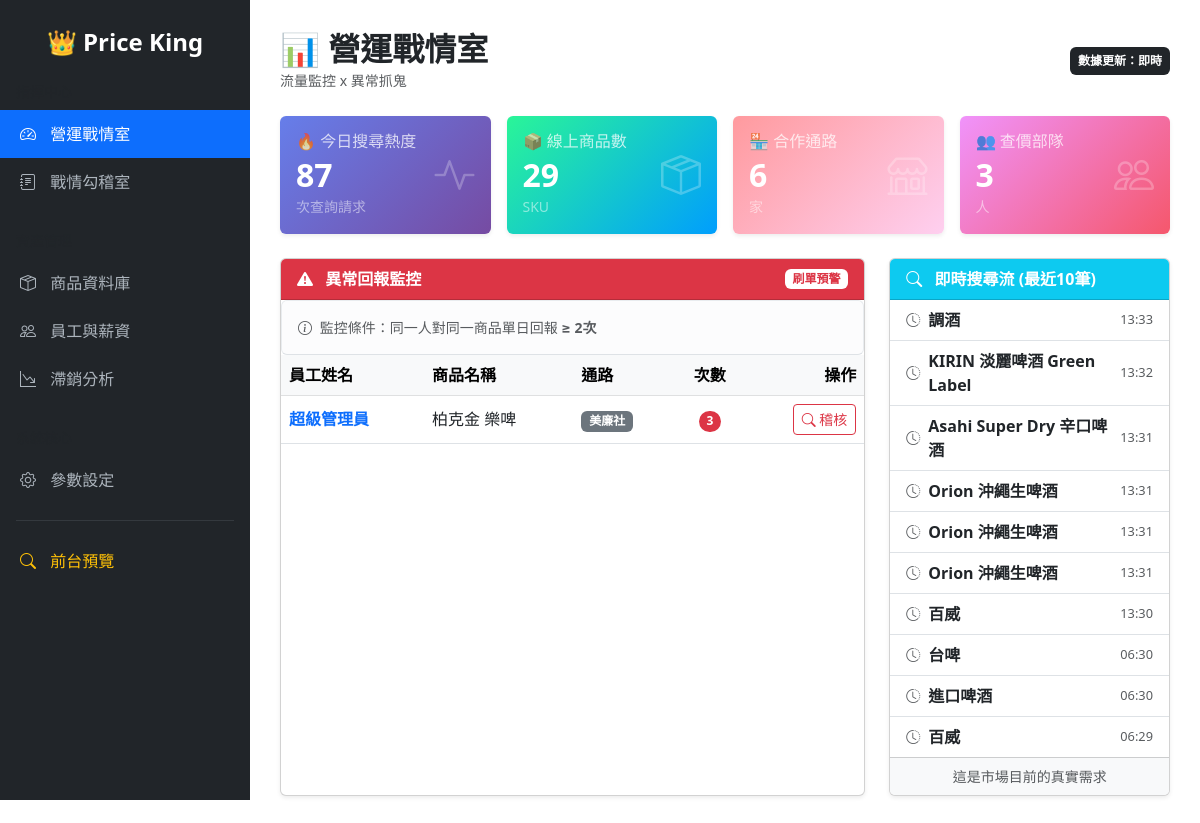
Screenshot of /admin/dashboard (signed in) with the database file from the repository.
### tables this page shows
CREATE TABLE search_logs (
            id INTEGER PRIMARY KEY AUTOINCREMENT,
            line_id TEXT,
            keyword TEXT,
            category_filter TEXT,
            result_count INTEGER DEFAULT 0,
            search_source TEXT DEFAULT 'typing',
            gps_lat REAL,
            gps_lng REAL,
            log_time TIMESTAMP DEFAULT CURRENT_TIMESTAMP
        );

### app.py (the view)
@app.route('/admin/dashboard')
def admin_dashboard():
    if not is_admin_logged_in(): return redirect(url_for('admin_login'))
    conn = get_db(); cur = conn.cursor()
    data = {}
    try: cur.execute("SELECT COUNT(*) FROM search_logs WHERE date(log_time, '+8 hours') = date('now', '+8 hours')"); data['today_search'] = cur.fetchone()[0]
    except: data['today_search'] = 0
    try: cur.execute("SELECT COUNT(*) FROM products WHERE status = 1"); data['product_count'] = cur.fetchone()[0]
    except: data['product_count'] = 0
    try: cur.execute("SELECT COUNT(*) FROM chains WHERE status = 1"); data['store_count'] = cur.fetchone()[0]
    except: data['store_count'] = 0
    try: cur.execute("SELECT COUNT(*) FROM staff WHERE status = 1"); data['staff_count'] = cur.fetchone()[0]
    except: data['staff_count'] = 0
    abnormal_query = """
        SELECT s.name as staff_name, p.name as product_name, c.name as chain_name, COUNT(*) as cnt
        FROM price_logs l
        JOIN staff s ON l.staff_line_id = s.line_id
        JOIN products p ON l.product_id = p.id
        JOIN chains c ON l.chain_id = c.id
        WHERE date(l.log_time, '+8 hours') = date('now', '+8 hours')
        GROUP BY l.staff_line_id, l.product_id
        HAVING cnt >= 2
        ORDER BY cnt DESC LIMIT 10
    """
    try:
        cur.execute(abnormal_query)
        abnormal_list = [dict(r) for r in cur.fetchall()]
    except: abnormal_list = []
    try:
        cur.execute("SELECT keyword, log_time FROM search_logs ORDER BY log_time DESC LIMIT 10")
        recent_searches = [dict(r) for r in cur.fetchall()]
    except: recent_searches = []
    conn.close()
    return render_template('admin/dashboard.html', data=data, abnormal_list=abnormal_list, recent_searches=recent_searches)

### app.py (called while the page is built)
def get_db():
    conn = database.get_db_connection()
    conn.row_factory = sqlite3.Row
    return conn

def is_admin_logged_in(): return session.get('admin_logged_in')

### database.py (called while the page is built)
def get_db_connection():
    if config.DATABASE_URL:
        conn = psycopg2.connect(config.DATABASE_URL, cursor_factory=RealDictCursor)
        return conn
    else:
        import sqlite3
        BASE_DIR = os.path.dirname(os.path.abspath(__file__))
        DB_PATH = os.path.join(BASE_DIR, "database.db")
        conn = sqlite3.connect(DB_PATH)
        conn.row_factory = sqlite3.Row
        return SQLiteConnectionWrapper(conn)

    def execute(self, sql, params=None):
        if params is not None:
            sql = sql.replace('%s', '?')
            return self.cursor.execute(sql, params)
        return self.cursor.execute(sql)

    def fetchone(self):
        return self.cursor.fetchone()

    def fetchall(self):
        return self.cursor.fetchall()

    def cursor(self):
        return SQLiteCursorWrapper(self.conn.cursor())

    def close(self):
        self.conn.close()

### templates/admin/dashboard.html (shortened to what this page needs)
{% extends "admin/base.html" %}
{% block content %}
<div class="d-flex justify-content-between align-items-center mb-4">
    <div>
        <h2 class="mb-0 fw-bold">📊 營運戰情室</h2>
        <small class="text-muted">流量監控 x 異常抓鬼</small>
    </div>
    <div class="text-end">
        <span class="badge bg-dark p-2">數據更新：即時</span>
    </div>
</div>
<div class="row g-3 mb-4">
    <div class="col-md-3">
        <div class="card border-0 shadow-sm h-100" style="background: linear-gradient(135deg, #667eea 0%, #764ba2 100%); color: white;">
            <div class="card-body">
                <div class="d-flex justify-content-between align-items-center">
                    <div>
                        <h6 class="mb-1 opacity-75">🔥 今日搜尋熱度</h6>
                        <h2 class="mb-0 fw-bold">{{ data.today_search }}</h2>
                        <small class="opacity-50">次查詢請求</small>
                    </div>
                    <i class="bi bi-activity fs-1 opacity-25"></i>
                </div>
            </div>
        </div>
    </div>
    <div class="col-md-3">
        <div class="card border-0 shadow-sm h-100" style="background: linear-gradient(135deg, #2af598 0%, #009efd 100%); color: white;">
            <div class="card-body">
                <div class="d-flex justify-content-between align-items-center">
                    <div>
                        <h6 class="mb-1 opacity-75">📦 線上商品數</h6>
                        <h2 class="mb-0 fw-bold">{{ data.product_count }}</h2>
                        <small class="opacity-50">SKU</small>
                    </div>
                    <i class="bi bi-box-seam fs-1 opacity-25"></i>
                </div>
            </div>
        </div>
    </div>
    <div class="col-md-3">
        <div class="card border-0 shadow-sm h-100" style="background: linear-gradient(135deg, #ff9a9e 0%, #fecfef 99%, #fecfef 100%); color: white;">
            <div class="card-body">
                <div class="d-flex justify-content-between align-items-center">
                    <div>
                        <h6 class="mb-1 opacity-75">🏪 合作通路</h6>
                        <h2 class="mb-0 fw-bold">{{ data.store_count }}</h2>
                        <small class="opacity-50">家</small>
                    </div>
                    <i class="bi bi-shop fs-1 opacity-25"></i>
                </div>
            </div>
        </div>
    </div>
    <div class="col-md-3">
        <div class="card border-0 shadow-sm h-100" style="background: linear-gradient(135deg, #f093fb 0%, #f5576c 100%); color: white;">
            <div class="card-body">
                <div class="d-flex justify-content-between align-items-center">
                    <div>
                        <h6 class="mb-1 opacity-75">👥 查價部隊</h6>
                        <h2 class="mb-0 fw-bold">{{ data.staff_count }}</h2>
                        <small class="opacity-50">人</small>
                    </div>
                    <i class="bi bi-people fs-1 opacity-25"></i>
                </div>
            </div>
        </div>
    </div>
</div>
<div class="row">
    <div class="col-md-8 mb-4">
        <div class="card shadow-sm h-100">
            <div class="card-header bg-danger text-white d-flex justify-content-between align-items-center">
                <span class="fw-bold"><i class="bi bi-exclamation-triangle-fill me-2"></i> 異常回報監控</span>
                <span class="badge bg-white text-danger">刷單預警</span>
            </div>
            <div class="card-body p-0">
                <div class="alert alert-light border-bottom mb-0 small text-muted">
                    <i class="bi bi-info-circle me-1"></i> 監控條件：同一人對同一商品單日回報 <strong>≥ 2次</strong>
                </div>
                <div class="table-responsive">
                    <table class="table table-hover align-middle mb-0">
                        <thead class="table-light">
                            <tr>
                                <th>員工姓名</th>
                                <th>商品名稱</th>
                                <th>通路</th>
                                <th class="text-center">次數</th>
                                <th class="text-end">操作</th>
                            </tr>
                        </thead>
                        <tbody>
                            {% if abnormal_list %}
                                {% for item in abnormal_list %}
                                <tr>
                                    <td class="fw-bold text-primary">{{ item.staff_name }}</td>
                                    <td>{{ item.product_name }}</td>
                                    <td><span class="badge bg-secondary">{{ item.chain_name }}</span></td>
                                    <td class="text-center">
                                        <span class="badge bg-danger rounded-pill">{{ item.cnt }}</span>
                                    </td>
                                    <td class="text-end">
                                        <a href="/admin/audit" class="btn btn-sm btn-outline-danger">
                                            <i class="bi bi-search"></i> 稽核
                                        </a>
                                    </td>
                                </tr>
                                {% endfor %}
                            {% endif %}
                        </tbody>
                    </table>
                </div>
            </div>
        </div>
    </div>
    <div class="col-md-4 mb-4">
        <div class="card shadow-sm h-100">
            <div class="card-header bg-info text-white">
                <span class="fw-bold"><i class="bi bi-search me-2"></i> 即時搜尋流 (最近10筆)</span>
            </div>
            <div class="card-body p-0">
                <ul class="list-group list-group-flush">
                    {% if recent_searches %}
                        {% for s in recent_searches %}
                        <li class="list-group-item d-flex justify-content-between align-items-center">
                            <div class="d-flex align-items-center">
                                <i class="bi bi-clock-history text-muted me-2 small"></i>
                                <span class="fw-bold text-dark">{{ s.keyword }}</span>
                            </div>
                            <span class="text-muted small" style="font-size: 0.8rem;">
                                {{ s.log_time.split(' ')[1][:5] }} </span>
                        </li>
                        {% endfor %}
                    {% else %}
                        <div class="text-center p-5 text-muted">
                            <i class="bi bi-hourglass-split fs-1"></i>
                            <p class="mt-2 mb-0">等待今日流量...</p>
                        </div>
                    {% endif %}
                </ul>
            </div>
            <div class="card-footer bg-light text-center small text-muted">
                這是市場目前的真實需求
            </div>
        </div>
    </div>
</div>
{% endblock %}

### templates/admin/base.html (shortened to what this page needs)
<!DOCTYPE html>
<html lang="zh-TW">
<head>
    <link href="https://cdn.jsdelivr.net/npm/bootstrap@5.3.0/dist/css/bootstrap.min.css" rel="stylesheet">
    <link rel="stylesheet" href="https://cdn.jsdelivr.net/npm/bootstrap-icons@1.11.1/font/bootstrap-icons.css">
</head>
<body>
    <div class="sidebar">
        <h4 class="text-center mb-4 fw-bold pt-2">👑 Price King</h4>
        <div class="px-3 mb-2 text-muted small">指揮中心</div>
        <a href="/admin/dashboard" class="{{ 'active' if request.path == '/admin/dashboard' else '' }}">
            <i class="bi bi-speedometer2"></i> 營運戰情室
        </a>
        <a href="/admin/audit" class="{{ 'active' if request.path == '/admin/audit' else '' }}">
            <i class="bi bi-journal-text"></i> 戰情勾稽室
        </a>
        <div class="px-3 mt-4 mb-2 text-muted small">資產管理</div>
        <a href="/admin/products" class="{{ 'active' if request.path == '/admin/products' else '' }}">
            <i class="bi bi-box-seam"></i> 商品資料庫
        </a>
        <a href="/admin/staff" class="{{ 'active' if request.path == '/admin/staff' else '' }}">
            <i class="bi bi-people"></i> 員工與薪資
        </a>
        <a href="/admin/analysis/dead_stock" class="{{ 'active' if 'analysis' in request.path else '' }}">
            <i class="bi bi-graph-down-arrow"></i> 滯銷分析
        </a>
        <div class="px-3 mt-4 mb-2 text-muted small">系統核心</div>
        <a href="/admin/settings" class="{{ 'active' if request.path == '/admin/settings' else '' }}">
            <i class="bi bi-gear"></i> 參數設定
        </a>
        <hr class="border-secondary mx-3">
        <a href="/" target="_blank" class="text-warning">
            <i class="bi bi-search"></i> 前台預覽
        </a>
    </div>
    <div class="main-content">
        {% block content %}{% endblock %}
    </div>
</body>
</html>

### templates/admin/base.html (style rules this page uses)
.sidebar { height: 100vh; position: fixed; top: 0; left: 0; width: 250px; background: #212529; color: #fff; padding-top: 20px; }
.sidebar a { color: #adb5bd; text-decoration: none; padding: 12px 20px; display: block; transition: 0.2s; }
.sidebar a:hover, .sidebar a.active { background: #0d6efd; color: #fff; text-decoration: none; }
.sidebar i { width: 25px; text-align: center; margin-right: 10px; }
.main-content { margin-left: 250px; padding: 30px; }

### rows the page displays
search_logs: keyword "調酒", log_time "13:33"
search_logs: keyword "KIRIN 淡麗啤酒 Green Label", log_time "13:32"
search_logs: keyword "Asahi Super Dry 辛口啤酒", log_time "13:31"
search_logs: keyword "Orion 沖繩生啤酒", log_time "13:31"
search_logs: keyword "Orion 沖繩生啤酒", log_time "13:31"
search_logs: keyword "Orion 沖繩生啤酒", log_time "13:31"
search_logs: keyword "百威", log_time "13:30"
search_logs: keyword "台啤", log_time "06:30"
search_logs: keyword "進口啤酒", log_time "06:30"
search_logs: keyword "百威", log_time "06:29"

### other values shown
{{ data.today_search }} "87"
{{ data.product_count }} "29"
{{ data.store_count }} "6"
{{ data.staff_count }} "3"
{{ item.staff_name }} "超級管理員"
{{ item.product_name }} "柏克金 樂啤"
{{ item.chain_name }} "美廉社"
{{ item.cnt }} "3"
